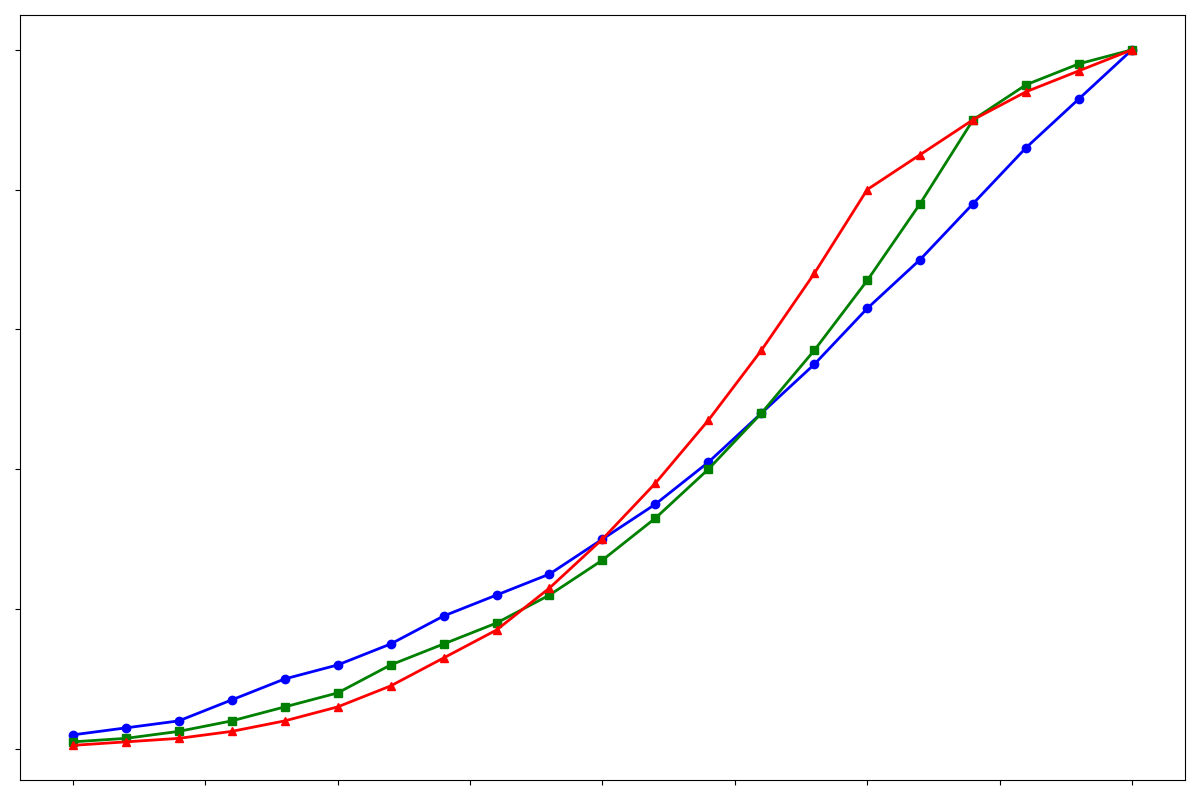

The Python source for this figure:
import matplotlib.pyplot as plt
import numpy as np

# Data
years = np.arange(2000, 2021)
country_a_adoption = np.array([2, 3, 4, 7, 10, 12, 15, 19, 22, 25, 30, 35, 41, 48, 55, 63, 70, 78, 86, 93, 100])
country_b_adoption = np.array([1, 1.5, 2.5, 4, 6, 8, 12, 15, 18, 22, 27, 33, 40, 48, 57, 67, 78, 90, 95, 98, 100])
country_c_adoption = np.array([0.5, 1, 1.5, 2.5, 4, 6, 9, 13, 17, 23, 30, 38, 47, 57, 68, 80, 85, 90, 94, 97, 100])

# Plotting setup
plt.figure(figsize=(12, 8))

# Plot data
plt.plot(years, country_a_adoption, color='blue', marker='o', linewidth=2, markersize=6)
plt.plot(years, country_b_adoption, color='green', marker='s', linewidth=2, markersize=6)
plt.plot(years, country_c_adoption, color='red', marker='^', linewidth=2, markersize=6)

# Hide axis
plt.gca().set_xticklabels([])
plt.gca().set_yticklabels([])

# Automatically adjust layout to prevent overlap
plt.tight_layout()

# Show final plot
plt.show()
